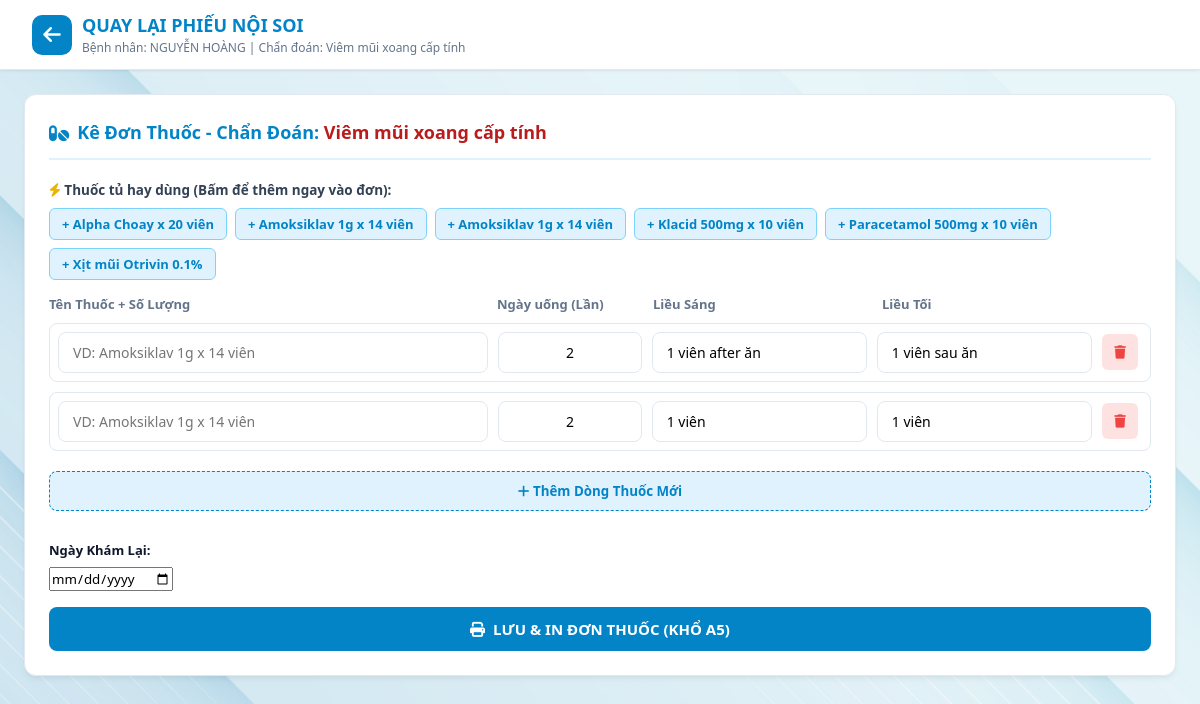
Screenshot of /donthuoc/17 with the database file from the repository.
### tables this page shows
CREATE TABLE patients (
    id INTEGER PRIMARY KEY AUTOINCREMENT,
    full_name TEXT NOT NULL,
    age INTEGER,
    gender TEXT,
    address TEXT,
    symptom TEXT,
    created_at TIMESTAMP DEFAULT CURRENT_TIMESTAMP
);

CREATE TABLE examinations (
    id INTEGER PRIMARY KEY AUTOINCREMENT,
    patient_id INTEGER,
    tai_p TEXT,
    tai_t TEXT,
    mui_p TEXT,
    mui_t TEXT,
    vong_hong TEXT,
    thanh_quan TEXT,
    conclusion TEXT,
    image_1 TEXT,
    image_2 TEXT,
    image_3 TEXT,
    image_4 TEXT,
    hut_mui_days TEXT,
    cham_hong_days TEXT,
    lam_thuoc_tai_days TEXT,
    created_at TIMESTAMP DEFAULT CURRENT_TIMESTAMP,
    FOREIGN KEY (patient_id) REFERENCES patients(id)
);

CREATE TABLE quick_medicines (
    id INTEGER PRIMARY KEY AUTOINCREMENT,
    name TEXT NOT NULL,
    times_per_day TEXT DEFAULT '2',
    morning_dose TEXT DEFAULT '1 viên sau ăn',
    evening_dose TEXT DEFAULT '1 viên sau ăn'
);

### app.py (the view, shortened to what this page needs)
@app.route('/donthuoc/<int:exam_id>', methods=['GET', 'POST'])
def form_donthuoc(exam_id):
    db = get_db()
    exam = db.execute('SELECT * FROM examinations WHERE id = ?', (exam_id,)).fetchone()
    patient = db.execute('SELECT * FROM patients WHERE id = ?', (exam['patient_id'],)).fetchone()
    return render_template(
        'form_donthuoc.html',
        exam=exam,
        patient=patient,
        settings=get_settings(),
        quick_meds=get_quick_medicines()
    )

### app.py (called while the page is built)
def get_db():
    db = getattr(g, '_database', None)
    if db is None:
        db = g._database = sqlite3.connect(app.config['DATABASE'])
        db.row_factory = sqlite3.Row
    return db

@app.teardown_appcontext
def close_connection(exception):
    db = getattr(g, '_database', None)
    if db is not None:
        db.close()

def get_settings():
    db = get_db()
    db.execute('''
        CREATE TABLE IF NOT EXISTS settings (
            key TEXT PRIMARY KEY,
            value TEXT
        )
    ''')
    rows = db.execute('SELECT key, value FROM settings').fetchall()
    return {r['key']: r['value'] for r in rows}

def get_quick_medicines():
    db = get_db()
    db.execute('''
        CREATE TABLE IF NOT EXISTS quick_medicines (
            id INTEGER PRIMARY KEY AUTOINCREMENT,
            name TEXT NOT NULL,
            times_per_day TEXT DEFAULT '2',
            morning_dose TEXT DEFAULT '1 viên sau ăn',
            evening_dose TEXT DEFAULT '1 viên sau ăn'
        )
    ''')
    return db.execute('SELECT * FROM quick_medicines ORDER BY name ASC').fetchall()

### templates/form_donthuoc.html (shortened to what this page needs)
<!DOCTYPE html>
<html lang="vi">
<head>
    <link rel="stylesheet" href="https://cdnjs.cloudflare.com/ajax/libs/font-awesome/6.4.0/css/all.min.css">
    <link rel="stylesheet" href="{{ url_for('static', filename='css/style.css') }}">
</head>
<body>
    <header class="app-header">
        <div class="logo-area">
            <a href="/print/noisoi/{{ exam.id }}" style="text-decoration: none; color: inherit; display: flex; align-items: center; gap: 10px;">
                <div class="logo-icon"><i class="fa-solid fa-arrow-left"></i></div>
                <div class="logo-text">
                    <h1>QUAY LẠI PHIẾU NỘI SOI</h1>
                    <p>Bệnh nhân: {{ patient.full_name }} | Chẩn đoán: {{ exam.conclusion }}</p>
                </div>
            </a>
        </div>
    </header>
    <main class="main-container" style="grid-template-columns: 1fr; max-width: 1000px;">
        <section class="card">
            <div class="card-header">
                <div class="card-title">
                    <i class="fa-solid fa-pills"></i>
                    <span>Kê Đơn Thuốc - Chẩn Đoán: <b style="color: #b91c1c;">{{ exam.conclusion }}</b></span>
                </div>
            </div>
            <div style="margin-bottom: 15px;">
                <label style="font-weight: bold; font-size: 13.5px; color: #334155; display: block; margin-bottom: 6px;">
                    <i class="fa-solid fa-bolt" style="color: #eab308;"></i> Thuốc tủ hay dùng (Bấm để thêm ngay vào đơn):
                </label>
                <div class="quick-tags" style="display: flex; flex-wrap: wrap; gap: 8px;">
                    {% if quick_meds %}
                        {% for m in quick_meds %}
                        <button type="button" class="tag-btn"
                                onclick="addMedRow('{{ m.name }}', '{{ m.times_per_day }}', '{{ m.morning_dose }}', '{{ m.evening_dose }}')"
                                style="background: #e0f2fe; color: #0284c7; border: 1px solid #7dd3fc; padding: 6px 12px; border-radius: 6px; font-weight: 600; font-size: 13px; cursor: pointer;">
                            + {{ m.name }}
                        </button>
                        {% endfor %}
                    {% else %}
                        <span style="font-size: 13px; color: #64748b; font-style: italic;">Chưa có thuốc nhanh. Bác sĩ có thể thêm trong Tab Cài Đặt.</span>
                    {% endif %}
                </div>
            </div>
            <form action="/donthuoc/{{ exam.id }}" method="POST" id="prescriptionForm">
                <div style="display: grid; grid-template-columns: 3fr 1fr 1.5fr 1.5fr 40px; gap: 10px; font-weight: bold; font-size: 13px; margin-bottom: 8px; color: var(--text-muted);">
                    <div>Tên Thuốc + Số Lượng</div>
                    <div>Ngày uống (Lần)</div>
                    <div>Liều Sáng</div>
                    <div>Liều Tối</div>
                    <div></div>
                </div>
                <div id="med-list-container"></div>
                <button type="button" onclick="addMedRow('', '2', '1 viên', '1 viên')" style="background: var(--primary-light); color: var(--primary-color); border: 1px dashed var(--primary-color); padding: 10px; width: 100%; border-radius: 8px; font-weight: bold; cursor: pointer; margin: 10px 0;">
                    <i class="fa-solid fa-plus"></i> Thêm Dòng Thuốc Mới
                </button>
                <div class="form-group" style="margin-top: 20px; width: 300px;">
                    <label>Ngày Khám Lại:</label>
                    <input type="date" name="re_exam_date" id="re_exam_date">
                </div>
                <button type="submit" class="btn-submit" style="margin-top: 15px;">
                    <i class="fa-solid fa-print"></i>
                    <span>LƯU & IN ĐƠN THUỐC (KHỔ A5)</span>
                </button>
            </form>
        </section>
    </main>
</body>
</html>

### static/css/style.css (style rules this page uses)
:root { --primary-color: #0284c7; --primary-hover: #0369a1; --primary-light: #e0f2fe; --bg-main: #f8fafc; --card-bg: #ffffff; --text-main: #0f172a; --text-muted: #64748b; --border-color: #e2e8f0; --shadow-sm: 0 1px 3px rgba(0,0,0,0.05), 0 1px 2px rgba(0,0,0,0.03); --shadow-md: 0 4px 6px -1px rgba(0,0,0,0.05), 0 2px 4px -1px rgba(0,0,0,0.03); --shadow-lg: 0 10px 15px -3px rgba(0,0,0,0.05), 0 4px 6px -2px rgba(0,0,0,0.02); --radius: 12px; }
* { box-sizing: border-box; margin: 0; padding: 0; font-family: 'Segoe UI', Roboto, Helvetica, Arial, sans-serif; }
body { background: url('../images/bg-medical.jpg') no-repeat center center fixed; background-size: cover; color: var(--text-main); line-height: 1.5; min-height: 100vh; }
.app-header { background: var(--card-bg); border-bottom: 1px solid var(--border-color); padding: 12px 32px; display: flex; justify-content: space-between; align-items: center; box-shadow: var(--shadow-sm); position: sticky; top: 0; z-index: 100; }
.main-container { max-width: 1450px !important; margin: 20px auto; padding: 0 20px; }
.logo-area { display: flex; align-items: center; gap: 12px; }
.logo-icon { background: var(--primary-color); color: white; width: 40px; height: 40px; border-radius: 10px; display: flex; align-items: center; justify-content: center; font-size: 20px; font-weight: bold; }
.logo-text h1 { font-size: 18px; color: var(--primary-color); font-weight: 700; }
.logo-text p { font-size: 12px; color: var(--text-muted); }
.main-container { max-width: 1400px; margin: 24px auto; padding: 0 24px; display: grid; grid-template-columns: 420px 1fr; gap: 24px; }
.card { background: var(--card-bg); border-radius: var(--radius); border: 1px solid var(--border-color); box-shadow: var(--shadow-md); padding: 24px; }
.card-header { display: flex; justify-content: space-between; align-items: center; margin-bottom: 20px; padding-bottom: 12px; border-bottom: 2px solid var(--primary-light); }
.card-title { font-size: 18px; font-weight: 600; color: var(--primary-color); display: flex; align-items: center; gap: 8px; }
.form-group { margin-bottom: 16px; }
label { display: block; font-size: 13px; font-weight: 600; margin-bottom: 6px; color: var(--text-main); }
.quick-tags { display: flex; flex-wrap: wrap; gap: 6px; margin-top: 8px; }
.tag-btn { background: var(--primary-light); color: var(--primary-color); border: none; padding: 4px 10px; border-radius: 20px; font-size: 11px; font-weight: 600; cursor: pointer; transition: all 0.15s ease; }
.btn-submit { width: 100%; background: var(--primary-color); color: white; border: none; padding: 12px; border-radius: 8px; font-size: 15px; font-weight: 600; cursor: pointer; transition: background 0.2s ease; display: flex; align-items: center; justify-content: center; gap: 8px; margin-top: 10px; }

### rows the page displays
patients: full_name "NGUYỄN HOÀNG"
examinations: conclusion "Viêm mũi xoang cấp tính"
quick_medicines: name "Alpha Choay x 20 viên"
quick_medicines: name "Amoksiklav 1g x 14 viên"
quick_medicines: name "Amoksiklav 1g x 14 viên"
quick_medicines: name "Klacid 500mg x 10 viên"
quick_medicines: name "Paracetamol 500mg x 10 viên"
quick_medicines: name "Xịt mũi Otrivin 0.1%"
